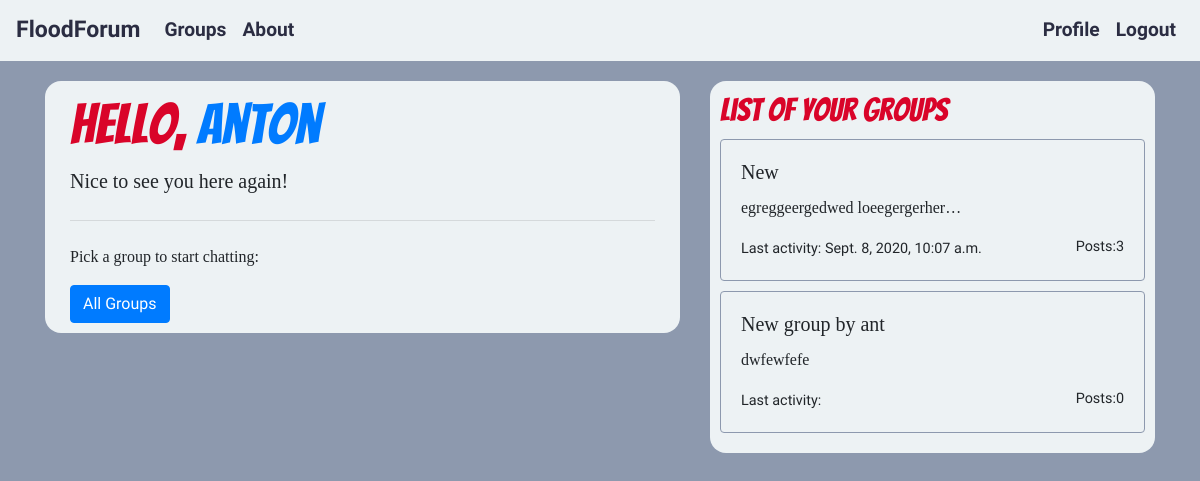
The app's page / (signed in) with its own data.
### groups/models.py (models this page shows, shortened)
class Group(models.Model):
    name = models.CharField(max_length = 200, unique = True)
    slug = models.CharField(max_length = 200)
    description = models.TextField(max_length = 1000)
    owner = models.ForeignKey(settings.AUTH_USER_MODEL, related_name = "own_groups", on_delete=models.CASCADE)
    members = models.ManyToManyField(settings.AUTH_USER_MODEL, through = "GroupMembership")

### posts/models.py (models this page shows, shortened)
class Post(models.Model):
    group = models.ForeignKey(Group, related_name = "group_posts", on_delete=models.CASCADE)
    author = models.ForeignKey(settings.AUTH_USER_MODEL, related_name = "my_posts", on_delete=models.CASCADE)
    text = models.TextField()
    created_at = models.DateTimeField(default=timezone.now)
    voters = models.ManyToManyField(settings.AUTH_USER_MODEL, through = "PostVotes")
    up_votes = models.IntegerField(default=0)
    down_votes = models.IntegerField(default=0)
    class Meta:
        ordering = ['-created_at']

### django_social_site/views.py (the view)
# urls.py: path('', HomeView.as_view(), name='home'),
class HomeView(MyGroupListView):
    template_name = "home.html"

### groups/views.py (called while the page is built)
    def get_queryset(self):
        if self.request.user.is_authenticated:
            return Group.objects.filter(members = self.request.user)
        else:
            return None

### templates/home.html (shortened to what this page needs)
{% extends "common_base.html" %}
{% block base_top %}
<div class="container">
  {% if user.is_authenticated %}
    <h1 class="display-4">Hello, <a href="{% url "accounts:profile" %}">{{user}}</a></h1>
    <p class="lead">Nice to see you here again!</p>
    <hr class="my-4">
    <p>Pick a group to start chatting:  </p>
    <a class="btn btn-primary btn" href="{% url "groups:group_list" %}" role="button">All Groups</a>
  {% else %}
    <h1 class="display-4">Welcome!</h1>
    <p class="lead">This is the best flood forum on the web.</p>
    <hr class="my-4">
    <p>Signup and start chatting.</p>
    <a class="btn btn-primary btn" href="{% url "accounts:signup" %}" role="button">Signup</a>
  {% endif %}
</div>
{% endblock base_top %}
{% block base_right %}{% if user.is_authenticated %}
  <h2>List of your groups</h2>
      {% for group in group_list %}
      {% include "_group.html" with group=group %}
      {% endfor %}
  {% endif %}{% endblock base_right %}

### templates/common_base.html (shortened to what this page needs)
{% extends "base.html" %}
{% block body %}
  <div class="container">
    <div class="row">
      <div class="col-md-7">
        <div class="container areas" id="top-area">{% block base_top %}
          {% endblock base_top %}</div>
      </div>
      <div class="col-md-5">
        <div class="container areas" id="right-area">{% block base_right %}
          {% endblock base_right %}</div>
      </div>
    </div>
  </div>
{% endblock body %}

### templates/base.html (shortened to what this page needs)
<!DOCTYPE html>
<html lang="en" dir="ltr">
  <head>
    <link rel="stylesheet" href="https://stackpath.bootstrapcdn.com/bootstrap/4.5.2/css/bootstrap.min.css">
    {% load static %}
    <link rel="stylesheet" href="{% static 'css\master.css' %}">
  </head>
  <body>
      {% load bootstrap4 %}
      <nav class="navbar nav-custom navbar-expand-lg sticky-top navbar-light">
        <a class="navbar-brand" href="/">FloodForum</a>
        <div class="collapse navbar-collapse navbarNav">
          <ul class="navbar-nav">
            <li class="nav-item">
              <a class="nav-link" href="{% url "groups:group_list" %}">Groups</a>
            </li>
            <li class="nav-item">
              <a class="nav-link" href="#">About</a>
            </li>
          </ul>
        </div>
        <div class="collapse navbar-collapse navbarNav">
          <ul class="navbar-nav ml-auto">
            {% if user.is_authenticated %}
            <li class="nav-item">
              <a class="nav-link" href="{% url "accounts:profile" %}">Profile</a>
            </li>
            <li class="nav-item">
              <a class="nav-link" href="{% url "accounts:logout" %}">Logout</a>
            </li>
            {% endif %}
          </ul>
        </div>
      </nav>
      {% block body %}
      {% endblock body %}
  </body>
</html>

### groups/templates/groups/_group.html
<div class="card group-item" onclick="location.href='{% url "groups:group_detail" group.slug %}'" style="cursor: pointer";>
  <div class="card-body">
    <h5 class="card-title">{{group.name}}</h5>
    <p class="card-text">{{group.description|truncatechars:30}}</p>
    <span class="font-weight-lighter">Last activity: {{group.group_posts.all.0.created_at}}</span>
    <span class="font-weight-lighter float-right">Posts:{{group.group_posts.all.count}}</span>
  </div>
</div>

### static/css/master.css (style rules this page uses)
body { background-color: #8D99AE; font-family: 'Cairo', sans-serif; }
.nav-custom, .nav-custom .navbar-brand { background-color: #EDF2F4; font-size: 1.2em; font-weight: bold; color: #2B2D42; font-family: 'Cairo', sans-serif; }
.nav-custom .navbar-nav > .nav-item > a { color: #2B2D42; }
h1, h2 { color: #d90429; font-family: 'Bangers', cursive; }
h5, p { font-family: none; }
.font-weight-lighter { font-size: 0.9em; }
.areas { border-radius: 16px; background-color: #EDF2F4; padding: 10px; margin-top: 20px; }
.group-item { background-color: inherit; margin-top: 10px; margin-bottom: 10px; border-color: #8d99ae; }

### records on screen
Group: name "New", description "egreggeergedwed loeegergerher…", group_posts.all.0.created_at "Sept. 8, 2020, 10:07 a.m.", group_posts.all.count "3"
Group: name "New group by ant", description "dwfewfefe", group_posts.all.count "0"

### other values on screen
{{ user }} "Anton"
